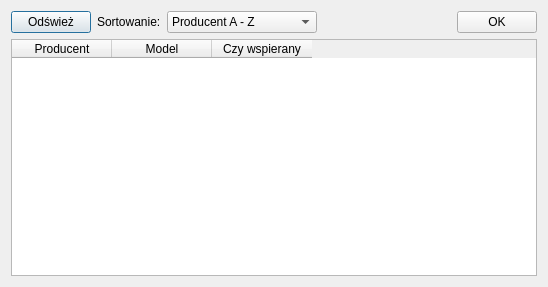
<?xml version="1.0" encoding="UTF-8"?>
<ui version="4.0">
 <class>chooseFurnaceDialogClass</class>
 <widget class="QDialog" name="chooseFurnaceDialogClass">
  <property name="geometry">
   <rect>
    <x>0</x>
    <y>0</y>
    <width>548</width>
    <height>287</height>
   </rect>
  </property>
  <property name="sizePolicy">
   <sizepolicy hsizetype="Expanding" vsizetype="Preferred">
    <horstretch>0</horstretch>
    <verstretch>0</verstretch>
   </sizepolicy>
  </property>
  <property name="windowTitle">
   <string>chooseFurnaceDialog</string>
  </property>
  <layout class="QVBoxLayout" name="verticalLayout">
   <item>
    <layout class="QGridLayout" name="gridLayout">
     <item row="0" column="0">
      <layout class="QHBoxLayout" name="horizontalLayout">
       <item>
        <widget class="QPushButton" name="refreshButton">
         <property name="text">
          <string>Odśwież</string>
         </property>
        </widget>
       </item>
       <item>
        <widget class="QLabel" name="sortLabel">
         <property name="text">
          <string>Sortowanie:</string>
         </property>
        </widget>
       </item>
       <item>
        <widget class="QComboBox" name="sortBox">
         <property name="minimumSize">
          <size>
           <width>150</width>
           <height>0</height>
          </size>
         </property>
         <item>
          <property name="text">
           <string>Producent A - Z</string>
          </property>
         </item>
         <item>
          <property name="text">
           <string>Producent Z - A</string>
          </property>
         </item>
         <item>
          <property name="text">
           <string>Model A - Z</string>
          </property>
         </item>
         <item>
          <property name="text">
           <string>Model Z - A</string>
          </property>
         </item>
        </widget>
       </item>
       <item>
        <spacer name="horizontalSpacer">
         <property name="orientation">
          <enum>Qt::Orientation::Horizontal</enum>
         </property>
         <property name="sizeHint" stdset="0">
          <size>
           <width>40</width>
           <height>20</height>
          </size>
         </property>
        </spacer>
       </item>
       <item>
        <widget class="QPushButton" name="okButton">
         <property name="text">
          <string>OK</string>
         </property>
        </widget>
       </item>
      </layout>
     </item>
     <item row="1" column="0">
      <widget class="QTableWidget" name="furnaceTable">
       <property name="minimumSize">
        <size>
         <width>450</width>
         <height>0</height>
        </size>
       </property>
       <column>
        <property name="text">
         <string>Producent</string>
        </property>
       </column>
       <column>
        <property name="text">
         <string>Model</string>
        </property>
       </column>
       <column>
        <property name="text">
         <string>Czy wspierany</string>
        </property>
       </column>
      </widget>
     </item>
    </layout>
   </item>
  </layout>
 </widget>
 <layoutdefault spacing="6" margin="11"/>
 <resources/>
 <connections>
  <connection>
   <sender>okButton</sender>
   <signal>clicked()</signal>
   <receiver>chooseFurnaceDialogClass</receiver>
   <slot>accept()</slot>
   <hints>
    <hint type="sourcelabel">
     <x>420</x>
     <y>21</y>
    </hint>
    <hint type="destinationlabel">
     <x>503</x>
     <y>25</y>
    </hint>
   </hints>
  </connection>
 </connections>
</ui>
